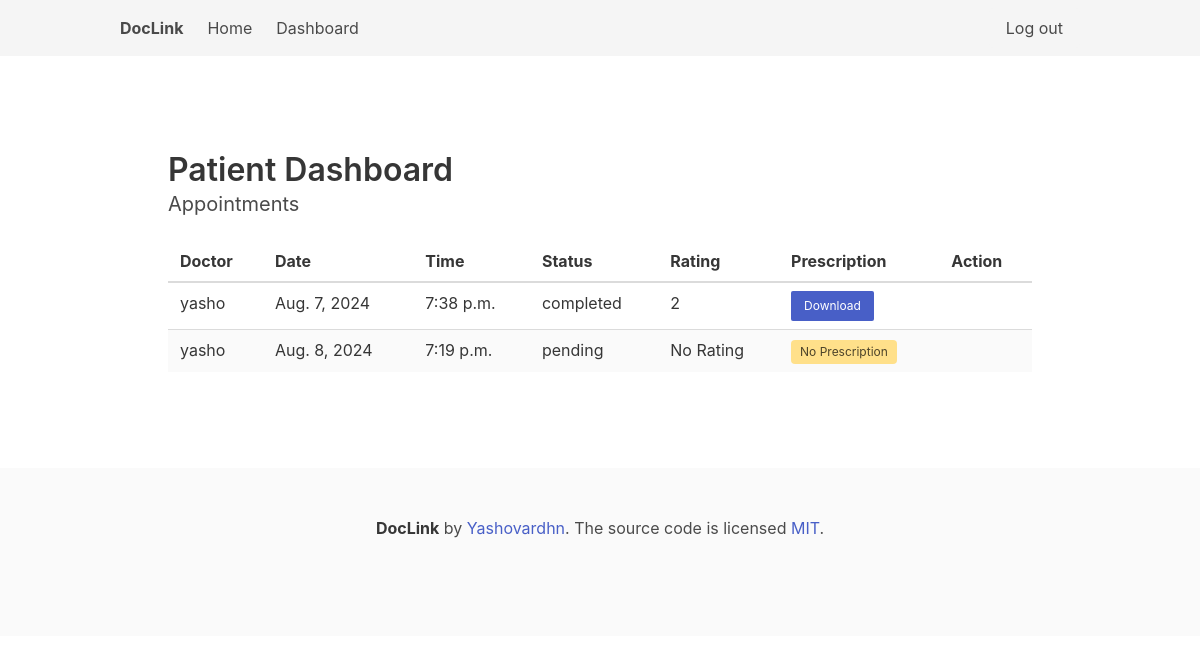
The app's page /patient/dashboard/ (signed in), older data.
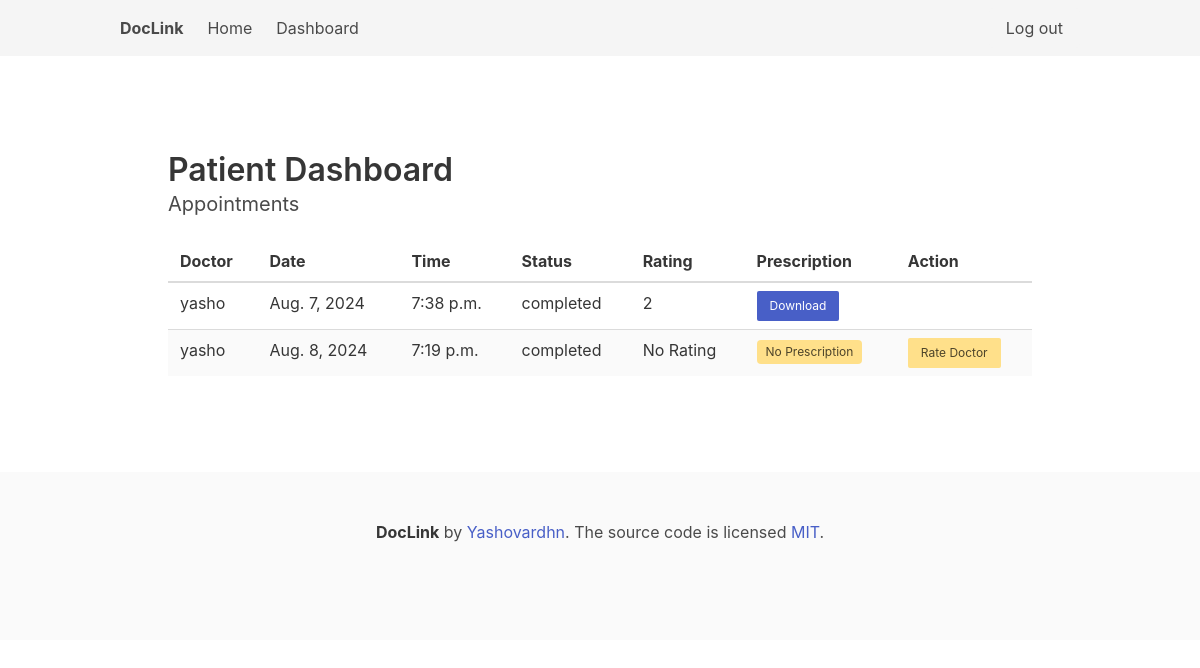
The same page, newer data.
### myapp/models.py (models this page shows)
class Appointment(models.Model):
    doctor = models.ForeignKey(Doctor, on_delete=models.CASCADE)
    patient = models.ForeignKey(Patient, on_delete=models.CASCADE)
    date = models.DateField()
    time = models.TimeField()
    status = models.CharField(max_length=10, choices=(('pending', 'Pending'), ('confirmed', 'Confirmed'), ('completed', 'Completed')))
    rating = models.IntegerField(null=True, blank=True)
    visit_details = models.TextField(null=True, blank=True)
    prescription_file = models.FileField(upload_to='prescriptions/', null=True, blank=True)  # Add this field

class Doctor(models.Model):
    user = models.OneToOneField(User, on_delete=models.CASCADE)
    specialization = models.CharField(max_length=100)
    experience = models.IntegerField()

class User(AbstractUser):
    USER_TYPE_CHOICES = (
        ('doctor', 'Doctor'),
        ('patient', 'Patient'),
    )
    user_type = models.CharField(max_length=10, choices=USER_TYPE_CHOICES)

### myapp/views.py (the view)
# urls.py: path('patient/dashboard/', PatientDashboardView.as_view(), name='patient_dashboard'),
class PatientDashboardView(LoginRequiredMixin, ListView):
    template_name = 'myapp/patient_dashboard.html'
    context_object_name = 'appointments'
    login_url = 'login'
    def get_queryset(self):
        return Appointment.objects.filter(patient__user=self.request.user)

### myapp/templates/myapp/patient_dashboard.html (shortened to what this page needs)
{% extends "myapp/base.html" %}
{% block content %}
<section class="section">
    <div class="container">
        <h2 class="title">Patient Dashboard</h2>
        <h3 class="subtitle">Appointments</h3>
        <table class="table is-fullwidth is-striped">
            <thead>
                <tr>
                    <th>Doctor</th>
                    <th>Date</th>
                    <th>Time</th>
                    <th>Status</th>
                    <th>Rating</th>
                    <th>Prescription</th>
                    <th>Action</th>
                </tr>
            </thead>
            <tbody>
                {% for appointment in appointments %}
                <tr>
                    <td>{{ appointment.doctor.user.username }}</td>
                    <td>{{ appointment.date }}</td>
                    <td>{{ appointment.time }}</td>
                    <td>{{ appointment.status }}</td>
                    <td>{{ appointment.rating|default:"No Rating" }}</td>
                    <td>
                        {% if appointment.prescription_file %}
                            <a class="button is-small is-link" href="{{ appointment.prescription_file.url }}">Download</a>
                        {% else %}
                            <span class="tag is-warning">No Prescription</span>
                        {% endif %}
                    </td>
                    <td>
                        {% if appointment.status == 'completed' and not appointment.rating %}
                            <a class="button is-small is-warning" href="{% url 'rate_appointment' appointment.id %}">Rate Doctor</a>
                        {% endif %}
                    </td>
                </tr>
                {% endfor %}
            </tbody>
        </table>
    </div>
</section>
{% endblock %}

Row changes from the older to the newer data that the page shows:
changed Appointment "Aug. 8, 2024": status "pending" → "completed"; now shows "Rate Doctor"
